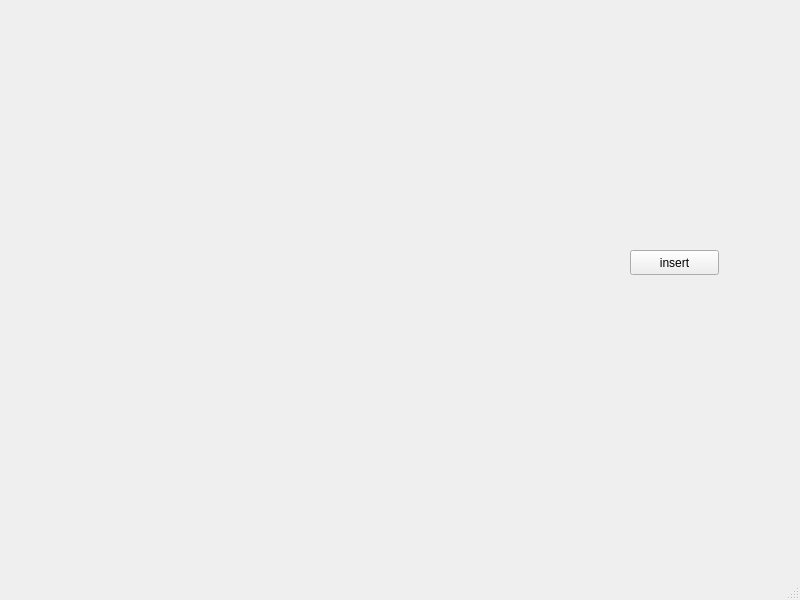
<?xml version="1.0" encoding="UTF-8"?>
<ui version="4.0">
 <class>MainWindow</class>
 <widget class="QMainWindow" name="MainWindow">
  <property name="geometry">
   <rect>
    <x>0</x>
    <y>0</y>
    <width>800</width>
    <height>600</height>
   </rect>
  </property>
  <property name="windowTitle">
   <string>MainWindow</string>
  </property>
  <widget class="QWidget" name="centralwidget">
   <widget class="QPushButton" name="pushButton">
    <property name="geometry">
     <rect>
      <x>630</x>
      <y>250</y>
      <width>89</width>
      <height>25</height>
     </rect>
    </property>
    <property name="text">
     <string>insert</string>
    </property>
   </widget>
  </widget>
  <widget class="QMenuBar" name="menubar">
   <property name="geometry">
    <rect>
     <x>0</x>
     <y>0</y>
     <width>800</width>
     <height>22</height>
    </rect>
   </property>
  </widget>
  <widget class="QStatusBar" name="statusbar"/>
 </widget>
 <resources/>
 <connections/>
</ui>
